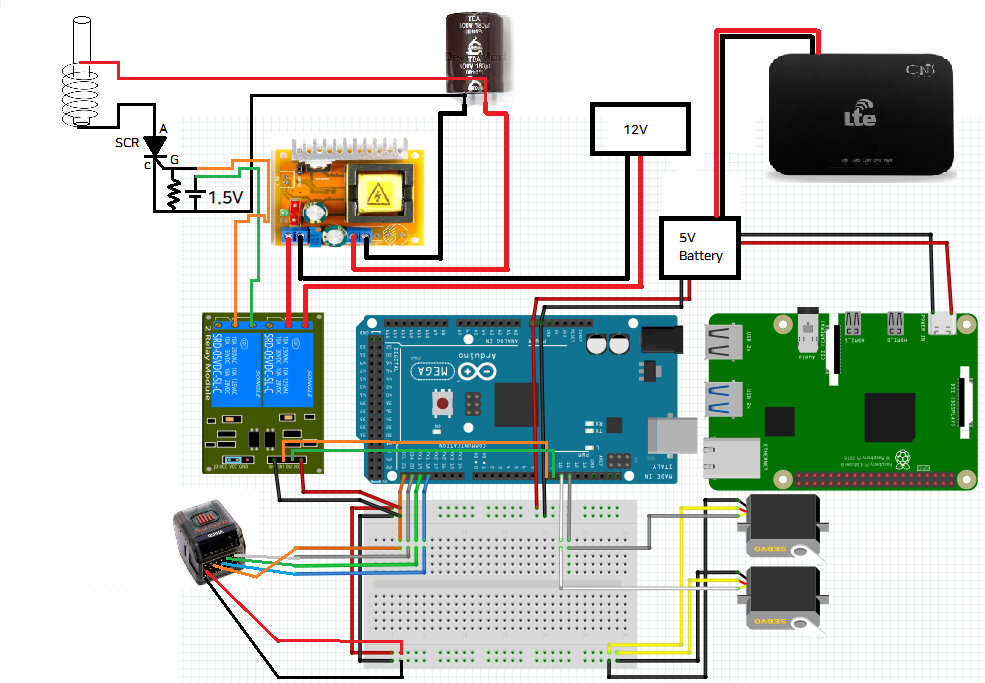
#> input picture 회로도.png, 985 x 683 px, given in place of the camera
$ python Camera_redcatch.py
#> lines starting #> are read from the running program, lines starting #| are printed output that depends on the picture; after the words box and inside, x2 and y2 are one past the last pixel; in counts of white or black regions, pixels touching at a corner belong together
import cv2
import numpy as np

# 글씨가 붉은 색이라 가정, 붉은 부분만 추려냄

hsv = 0
color_range = 10 # 빨간색으로 인식할 범위
threshold_S = 30 # 채도 하한값
threshold_V = 30 # 명도 하한값


lower_red1 = np.array([hsv - color_range + 180, threshold_S, threshold_V])
upper_red1 = np.array([180, 255, 255])
lower_red2 = np.array([0, threshold_S, threshold_V])
upper_red2 = np.array([hsv, 255, 255])
lower_red3 = np.array([hsv, threshold_S, threshold_V])
upper_red3 = np.array([hsv + color_range, 255, 255])


cap = cv2.VideoCapture(0)

while(True):
    ret, img_color = cap.read()
#> img_color is the input picture: shape (683, 985, 3); mean B, G, R 193.1, 199, 190.3
    height, width = img_color.shape[:2]
#> height = 683; width = 985
    #img_color = cv2.resize(img_color, (width, height), interpolation=cv2.INTER_AREA)

    # 원본 영상을 HSV 영상으로 변환합니다.
    img_hsv = cv2.cvtColor(img_color, cv2.COLOR_BGR2HSV)
#> img_hsv: shape (683, 985, 3); mean H, S, V 28.3, 42.6, 207.7

    # 범위 값으로 HSV 이미지에서 마스크를 생성합니다.
    img_mask1 = cv2.inRange(img_hsv, lower_red1, upper_red1)
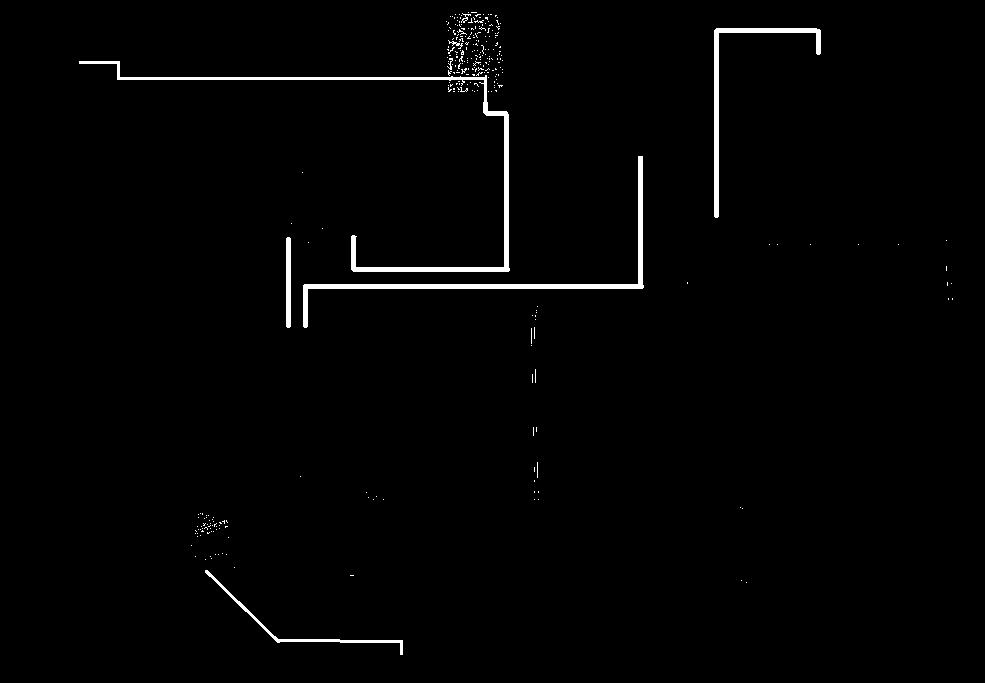
#> img_mask1: shape (683, 985); 1.4% white; 290 white regions (282 under 20 px), largest, box (x1, y1, x2, y2) and area: (79, 61, 510, 272) 3231, (303, 156, 644, 328) 2535, (714, 28, 821, 218) 1558
    img_mask2 = cv2.inRange(img_hsv, lower_red2, upper_red2)
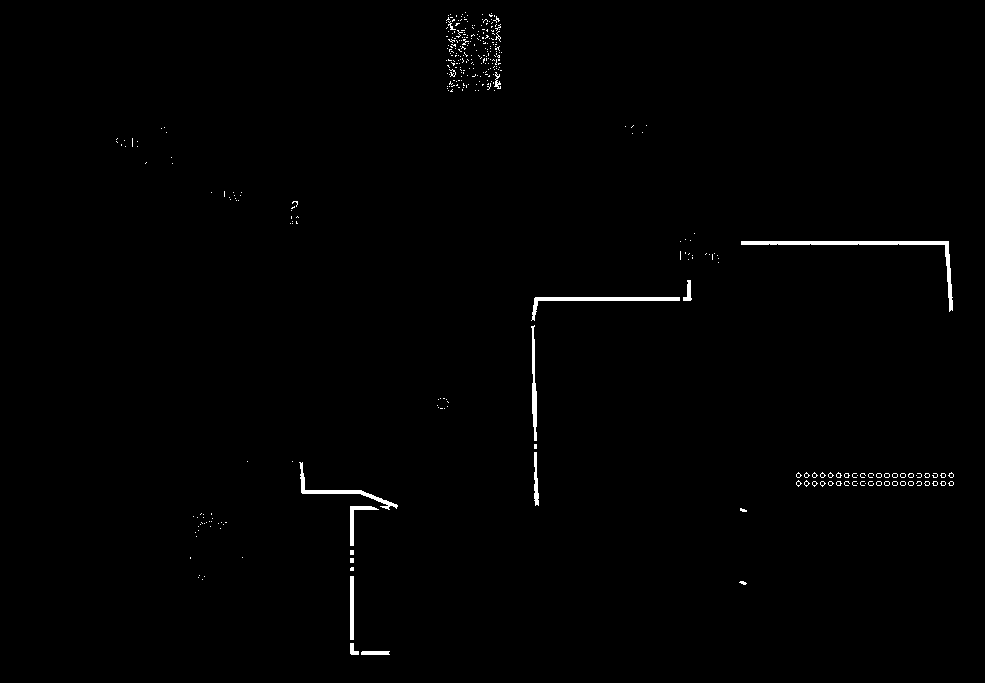
#> img_mask2: shape (683, 985); 0.75% white; 369 white regions (352 under 20 px), largest, box (x1, y1, x2, y2) and area: (741, 241, 953, 312) 1089, (531, 297, 680, 321) 655, (299, 462, 398, 510) 511
    img_mask3 = cv2.inRange(img_hsv, lower_red3, upper_red3)
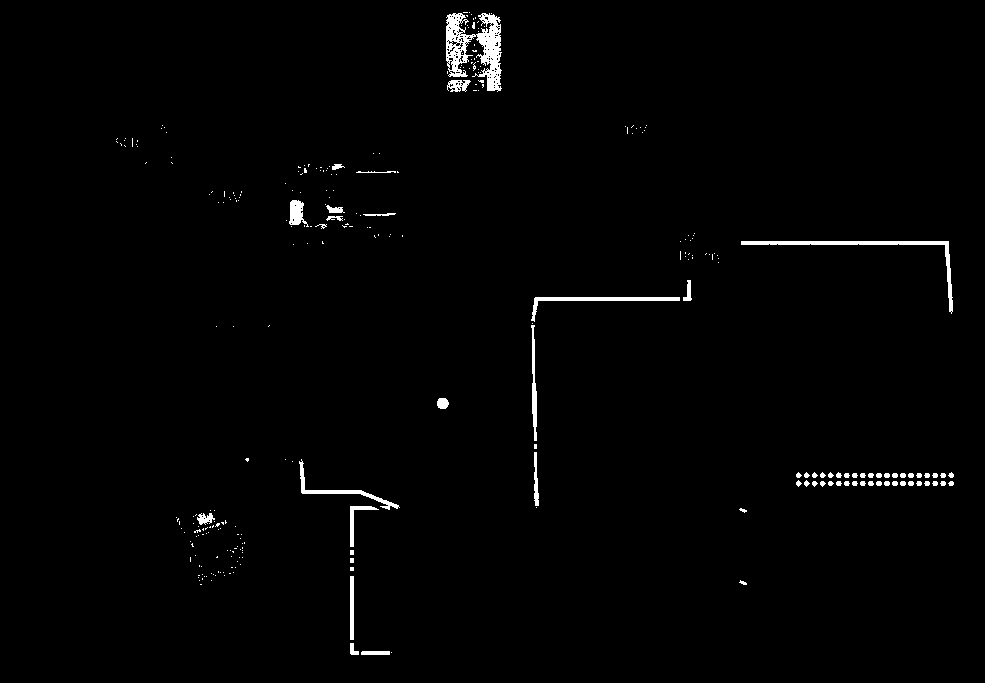
#> img_mask3: shape (683, 985); 1.3% white; 295 white regions (230 under 20 px), largest, box (x1, y1, x2, y2) and area: (446, 13, 502, 92) 2181, (741, 241, 953, 314) 1094, (531, 297, 680, 322) 659
    img_mask = img_mask1 | img_mask2 | img_mask3
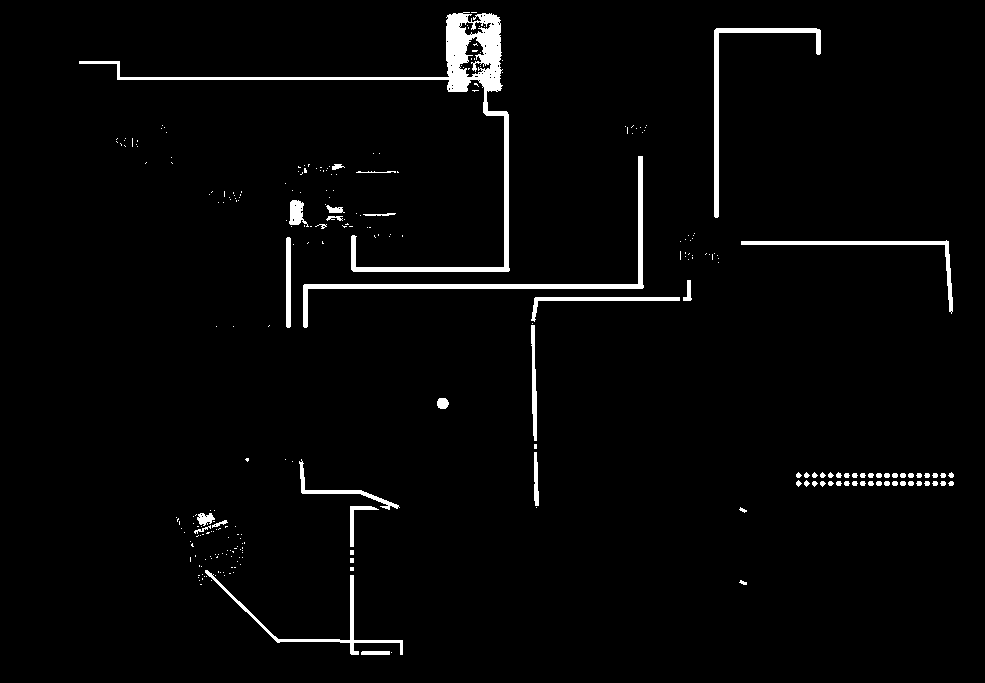
#> img_mask: shape (683, 985); 2.7% white; 280 white regions (212 under 20 px), largest, box (x1, y1, x2, y2) and area: (79, 12, 510, 272) 6304, (303, 156, 644, 328) 2535, (714, 28, 821, 218) 1558


    # 마스크 이미지로 원본 이미지에서 범위값에 해당되는 영상 부분을 획득합니다.
    img_result = cv2.bitwise_and(img_color, img_color, mask=img_mask)
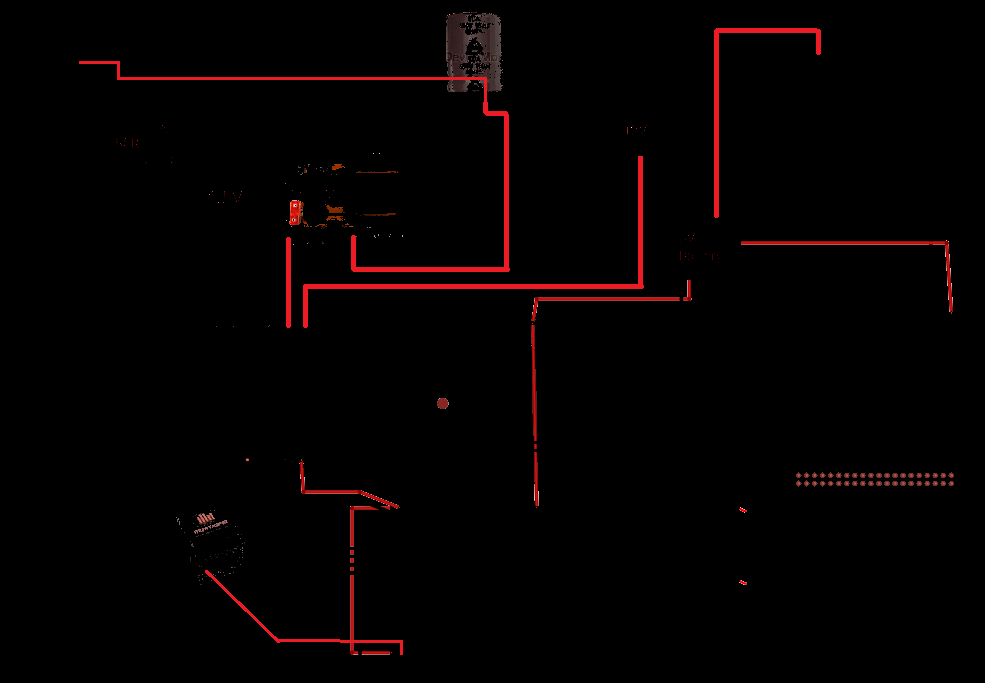
#> img_result: shape (683, 985, 3); mean B, G, R 1, 1, 4.8


    cv2.imshow('img_color', img_color)
    cv2.imshow('img_mask', img_mask)
    cv2.imshow('img_result', img_result)


    # ESC 키누르면 종료
    if cv2.waitKey(1) & 0xFF == 27:
#> (key Esc is pressed here)
        break


cv2.destroyAllWindows()
